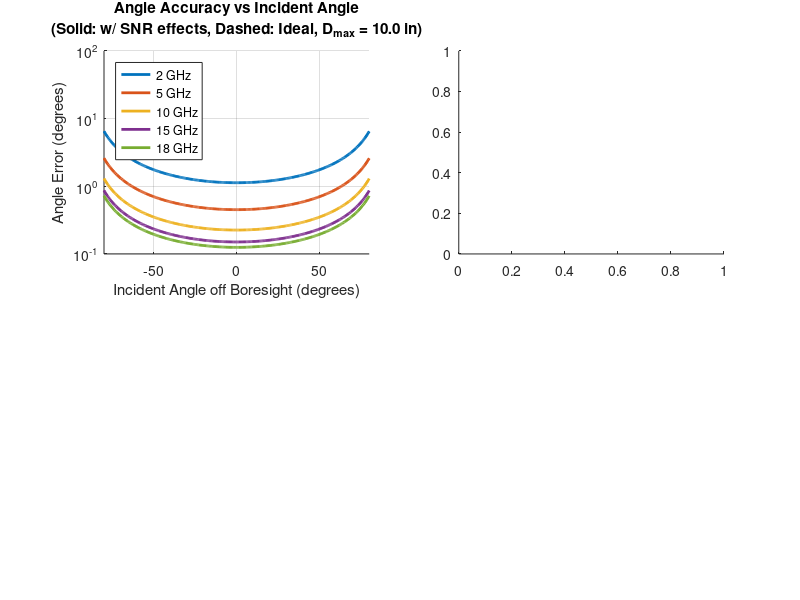

Recreate this plot in MATLAB. (Note: this script raises an error after producing the figure.)
% 1D RF Interferometer Analysis
% 4-element array for 2-18 GHz operation
% Analysis of angle accuracy and ambiguity regions

clear all; close all; clc;

%% System Parameters
n_elements = 4;
freq_range = [2e9, 18e9]; % Hz
c_light_in_per_ns = 11.8028; % Speed of light in inches/nanosecond
phase_error_deg = 12; % Phase error in degrees at high SNR (baseline system noise)

% Signal and Noise Parameters
signal_strength_dbm = -60; % Input signal strength (dBm)
noise_floor_dbm = -100; % System noise floor (dBm)

% Antenna Pattern CSV file
antenna_pattern_file = 'antenna_pattern.csv'; % Replace with your CSV filename
antenna_pattern_freq_ghz = 9; % Frequency at which pattern was measured (GHz)

% Define baseline spacing (distance between any two elements)
% Total aperture (longest baseline) = 10 inches for accuracy
% Non-uniform (Vernier) spacing to resolve ambiguities
% Shortest spacing based on lambda/2 at 18 GHz for unambiguous coverage

lambda_min = c_light_in_per_ns / (freq_range(2)/1e9); % inches at 18 GHz
d_short = lambda_min / 2; % Shortest spacing for ambiguity resolution

% Non-uniform element positions - optimized for 2-18 GHz
% Configuration: short baseline for ambiguity, long baseline for accuracy
element_positions = [0, d_short, 3.5, 10.0]; % inches

% Calculate all possible baselines between elements
baselines_adjacent = diff(element_positions); % Adjacent spacings
baselines_all = [];
for i = 1:n_elements
    for j = i+1:n_elements
        baselines_all = [baselines_all, element_positions(j) - element_positions(i)];
    end
end
baselines_all = unique(baselines_all); % All unique baselines

fprintf('Interferometer Configuration:\n');
fprintf('Number of elements: %d\n', n_elements);
fprintf('Total aperture (longest baseline): %.2f inches (%.1f mm)\n', max(baselines_all), max(baselines_all)*25.4);
fprintf('Shortest baseline: %.3f inches (%.2f mm)\n', min(baselines_all), min(baselines_all)*25.4);
fprintf('Element positions: [%.2f, %.2f, %.2f, %.2f] inches\n', element_positions);
fprintf('All unique baselines: '); fprintf('%.2f  ', baselines_all); fprintf('inches\n');
fprintf('Phase error at high SNR: %.1f degrees\n', phase_error_deg);
fprintf('Signal strength: %.1f dBm\n', signal_strength_dbm);
fprintf('Noise floor: %.1f dBm\n\n', noise_floor_dbm);

%% Load and Process Antenna Pattern
fprintf('Loading antenna pattern from: %s\n', antenna_pattern_file);
fprintf('Pattern measured at %.0f GHz, applied across 2-18 GHz band\n', antenna_pattern_freq_ghz);

% Check if file exists
if ~isfile(antenna_pattern_file)
    fprintf('Warning: Antenna pattern file not found. Using ideal isotropic pattern (0 dB gain).\n');
    % Create ideal isotropic pattern
    antenna_angles = 0:1:90;
    antenna_gain_db = zeros(size(antenna_angles));
else
    % Load CSV file
    antenna_data = readmatrix(antenna_pattern_file);
    
    % Extract columns: I_hat (angle) and R (gain in dB)
    all_angles = antenna_data(:, 1);
    all_gains = antenna_data(:, 2);
    
    % Extract 0:90 degrees
    idx_0_90 = (all_angles >= 0) & (all_angles <= 90);
    angles_0_90 = all_angles(idx_0_90);
    gains_0_90 = all_gains(idx_0_90);
    
    % Extract 270:360 degrees and convert to 90:0 (mirror)
    idx_270_360 = (all_angles >= 270) & (all_angles <= 360);
    angles_270_360 = 360 - all_angles(idx_270_360); % Convert to equivalent 90:0
    gains_270_360 = all_gains(idx_270_360);
    
    % Combine and sort
    antenna_angles = [angles_0_90; angles_270_360];
    antenna_gain_db = [gains_0_90; gains_270_360];
    [antenna_angles, sort_idx] = sort(antenna_angles);
    antenna_gain_db = antenna_gain_db(sort_idx);
    
    fprintf('Antenna pattern loaded: %d data points from 0 to %.1f degrees\n', ...
        length(antenna_angles), max(antenna_angles));
    fprintf('Gain at boresight: %.1f dB, at 45°: %.1f dB, at 70°: %.1f dB\n', ...
        interp1(antenna_angles, antenna_gain_db, 0, 'linear'), ...
        interp1(antenna_angles, antenna_gain_db, 45, 'linear'), ...
        interp1(antenna_angles, antenna_gain_db, 70, 'linear'));
end

% Create interpolation function for antenna gain
% Pattern assumed to be similar across frequency band
antenna_gain_interp = @(angle) interp1(antenna_angles, antenna_gain_db, ...
    abs(angle), 'linear', 'extrap');

%% Analysis Parameters
incident_angles = -80:0.5:80; % Degrees off boresight
test_frequencies = [2, 5, 10, 15, 18] * 1e9; % Test frequencies in Hz
n_freq = length(test_frequencies);

%% Compute Angle Accuracy with SNR-dependent Phase Error
angle_error_ideal = zeros(n_freq, length(incident_angles));
angle_error_realistic = zeros(n_freq, length(incident_angles));
snr_db = zeros(n_freq, length(incident_angles));
phase_error_realistic = zeros(n_freq, length(incident_angles));

for f_idx = 1:n_freq
    f = test_frequencies(f_idx);
    
    for ang_idx = 1:length(incident_angles)
        theta = incident_angles(ang_idx);
        
        % Use longest baseline (10 inches) for best accuracy
        D = max(baselines_all);
        
        % Get antenna gain at this angle
        gain_db = antenna_gain_interp(abs(theta));
        
        % Calculate SNR at this angle
        % SNR = Signal + Gain - Noise
        snr_db(f_idx, ang_idx) = signal_strength_dbm + gain_db - noise_floor_dbm;
        snr_linear = 10^(snr_db(f_idx, ang_idx)/10);
        
        % Phase error increases with decreasing SNR
        % At high SNR: phase_error = phase_error_deg
        % Phase error scales as 1/sqrt(SNR) for low SNR
        % Use a model: σ_phase = σ_baseline / sqrt(SNR_linear) for SNR < some threshold
        % For high SNR, phase error is constant at baseline value
        if snr_linear > 100 % High SNR threshold (20 dB)
            phase_error_at_angle = phase_error_deg;
        else
            % Phase error degrades as SNR drops
            phase_error_at_angle = phase_error_deg * sqrt(100 / max(snr_linear, 1));
        end
        phase_error_realistic(f_idx, ang_idx) = phase_error_at_angle;
        
        % Convert phase error from degrees to radians
        phase_error_rad_ideal = phase_error_deg * pi / 180;
        phase_error_rad_realistic = phase_error_at_angle * pi / 180;
        
        % Angle error formula: 11.8028 * phase_error / (2*pi*D*f*cos(incident_angle))
        % Result is in radians, convert to degrees
        
        % Ideal case (constant phase error)
        angle_error_rad = abs(c_light_in_per_ns * phase_error_rad_ideal / ...
            (2*pi * D * (f/1e9) * cosd(theta)));
        angle_error_ideal(f_idx, ang_idx) = angle_error_rad * 180 / pi;
        
        % Realistic case (SNR-dependent phase error)
        angle_error_rad = abs(c_light_in_per_ns * phase_error_rad_realistic / ...
            (2*pi * D * (f/1e9) * cosd(theta)));
        angle_error_realistic(f_idx, ang_idx) = angle_error_rad * 180 / pi;
    end
end

%% Compute Ambiguity Regions
% Unambiguous angle range for each baseline
ambiguity_angle = zeros(length(baselines_all), n_freq);

for f_idx = 1:n_freq
    f = test_frequencies(f_idx);
    lambda = c_light_in_per_ns / (f/1e9); % wavelength in inches
    
    for b_idx = 1:length(baselines_all)
        D = baselines_all(b_idx);
        % Unambiguous angle when phase difference = 2π
        % 2π*D*sin(θ)/λ = 2π → sin(θ) = λ/D
        if lambda/D <= 1
            ambiguity_angle(b_idx, f_idx) = asind(lambda/D);
        else
            ambiguity_angle(b_idx, f_idx) = 90; % No ambiguity
        end
    end
end

%% Plotting
figure('Position', [100, 100, 1400, 900]);

% Plot 1: Angle Accuracy vs Incident Angle (Ideal vs Realistic)
subplot(2,2,1);
hold on; grid on;
colors = lines(n_freq);
for f_idx = 1:n_freq
    % Plot ideal (dashed)
    plot(incident_angles, angle_error_ideal(f_idx, :), '--', 'LineWidth', 1.5, ...
        'Color', colors(f_idx,:), 'HandleVisibility', 'off');
    % Plot realistic (solid)
    plot(incident_angles, angle_error_realistic(f_idx, :), '-', 'LineWidth', 2, ...
        'Color', colors(f_idx,:), 'DisplayName', ...
        sprintf('%.0f GHz', test_frequencies(f_idx)/1e9));
end
xlabel('Incident Angle off Boresight (degrees)');
ylabel('Angle Error (degrees)');
title(sprintf('Angle Accuracy vs Incident Angle\n(Solid: w/ SNR effects, Dashed: Ideal, D_{max} = %.1f in)', ...
    max(baselines_all)));
legend('Location', 'northwest');
set(gca, 'YScale', 'log');
xlim([-80, 80]);
ylim([0.1, 100]);

% Plot 2: Antenna Gain and SNR vs Angle
subplot(2,2,2);
yyaxis left
plot(incident_angles, antenna_gain_interp(abs(incident_angles)), 'b-', 'LineWidth', 2);
ylabel('Antenna Gain (dB)');
ylim([-40, 10]);
grid on;

yyaxis right
hold on;
for f_idx = 1:n_freq
    plot(incident_angles, snr_db(f_idx, :), 'LineWidth', 1.5, ...
        'DisplayName', sprintf('%.0f GHz', test_frequencies(f_idx)/1e9));
end
ylabel('SNR (dB)');
xlabel('Incident Angle off Boresight (degrees)');
title(sprintf('Antenna Gain (%.0f GHz pattern) and SNR', antenna_pattern_freq_ghz));
legend('Location', 'southwest');
xlim([-80, 80]);

% Plot 3: Ambiguity Analysis (Shortest Baseline Only)
subplot(2,2,3);
shortest_baseline_idx = 1; % First baseline is shortest
plot(test_frequencies/1e9, ambiguity_angle(shortest_baseline_idx, :), 'o-', ...
    'LineWidth', 2, 'MarkerSize', 10, 'Color', [0.2, 0.6, 0.2], ...
    'MarkerFaceColor', [0.2, 0.6, 0.2]);
hold on;
yline(90, 'r--', 'Full Coverage', 'LineWidth', 1.5);
grid on;
xlabel('Frequency (GHz)');
ylabel('Unambiguous Half-Angle (degrees)');
title(sprintf('Ambiguity-Free Region (Shortest Baseline: %.2f in)', baselines_all(shortest_baseline_idx)));
ylim([0, 95]);
text(mean(test_frequencies/1e9), ambiguity_angle(shortest_baseline_idx, 3) + 5, ...
    'Shortest baseline resolves ambiguity', 'HorizontalAlignment', 'center');

% Plot 4: Array Geometry
subplot(2,2,4);
plot(element_positions, zeros(size(element_positions)), 'ro', ...
    'MarkerSize', 15, 'MarkerFaceColor', 'r', 'LineWidth', 2);
hold on;
for i = 1:length(element_positions)-1
    plot([element_positions(i), element_positions(i+1)], [0, 0], 'b--', 'LineWidth', 1.5);
    text(mean([element_positions(i), element_positions(i+1)]), -0.15, ...
        sprintf('%.2f"', baselines_adjacent(i)), 'HorizontalAlignment', 'center');
end
% Show total aperture
plot([element_positions(1), element_positions(end)], [0.3, 0.3], 'g-', 'LineWidth', 2);
text(mean([element_positions(1), element_positions(end)]), 0.35, ...
    sprintf('Total: %.1f"', max(baselines_all)), 'HorizontalAlignment', 'center', 'Color', 'g');
xlabel('Position (inches)');
title('Interferometer Array Geometry');
ylim([-0.5, 0.6]);
xlim([-0.5, max(element_positions)+0.5]);
grid on;
set(gca, 'YTick', []);

%% Summary Report
fprintf('\n========== PERFORMANCE SUMMARY ==========\n\n');

fprintf('Angle Accuracy at Boresight (0°):\n');
boresight_idx = find(incident_angles == 0);
for f_idx = 1:n_freq
    fprintf('  %.0f GHz: %.4f° (ideal) / %.4f° (realistic)\n', ...
        test_frequencies(f_idx)/1e9, ...
        angle_error_ideal(f_idx, boresight_idx), ...
        angle_error_realistic(f_idx, boresight_idx));
end

fprintf('\nSNR at Boresight:\n');
for f_idx = 1:n_freq
    fprintf('  %.0f GHz: %.1f dB\n', ...
        test_frequencies(f_idx)/1e9, snr_db(f_idx, boresight_idx));
end

fprintf('\nAmbiguity-Free Angular Range (Shortest Baseline: %.2f in):\n', baselines_all(1));
for f_idx = 1:n_freq
    fprintf('  %.0f GHz: ±%.1f degrees\n', ...
        test_frequencies(f_idx)/1e9, ambiguity_angle(1, f_idx));
end

fprintf('\nAngle Error at ±45° Incident Angle:\n');
idx_45 = find(abs(incident_angles - 45) < 0.6, 1);
if ~isempty(idx_45)
    for f_idx = 1:n_freq
        fprintf('  %.0f GHz: %.4f° (ideal) / %.4f° (realistic), SNR: %.1f dB\n', ...
            test_frequencies(f_idx)/1e9, ...
            angle_error_ideal(f_idx, idx_45), ...
            angle_error_realistic(f_idx, idx_45), ...
            snr_db(f_idx, idx_45));
    end
end

fprintf('\nAngle Error at ±70° Incident Angle:\n');
idx_70 = find(abs(incident_angles - 70) < 0.6, 1);
if ~isempty(idx_70)
    for f_idx = 1:n_freq
        fprintf('  %.0f GHz: %.4f° (ideal) / %.4f° (realistic), SNR: %.1f dB\n', ...
            test_frequencies(f_idx)/1e9, ...
            angle_error_ideal(f_idx, idx_70), ...
            angle_error_realistic(f_idx, idx_70), ...
            snr_db(f_idx, idx_70));
    end
end

fprintf('\n========================================\n');

%% Additional Analysis: Phase Error and System Performance
figure('Position', [150, 150, 1400, 900]);

% Plot 1: Phase Error vs Angle (showing SNR degradation effect)
subplot(2,2,1);
hold on; grid on;
colors = lines(n_freq);
for f_idx = 1:n_freq
    plot(incident_angles, phase_error_realistic(f_idx, :), 'LineWidth', 2, ...
        'Color', colors(f_idx,:), 'DisplayName', ...
        sprintf('%.0f GHz', test_frequencies(f_idx)/1e9));
end
yline(phase_error_deg, 'k--', 'Baseline Phase Error', 'LineWidth', 1.5, ...
    'LabelHorizontalAlignment', 'left');
xlabel('Incident Angle (degrees)');
ylabel('Phase Measurement Error (degrees)');
title('Phase Error vs Angle (SNR-dependent)');
legend('Location', 'northwest');
xlim([-80, 80]);
set(gca, 'YScale', 'log');
ylim([phase_error_deg*0.5, 100]);

% Plot 2: Comparison of Ideal vs Realistic at one frequency
subplot(2,2,2);
f_compare = 3; % Use 10 GHz for comparison
semilogy(incident_angles, angle_error_ideal(f_compare, :), 'b--', ...
    'LineWidth', 2, 'DisplayName', 'Ideal (const phase error)');
hold on;
semilogy(incident_angles, angle_error_realistic(f_compare, :), 'r-', ...
    'LineWidth', 2, 'DisplayName', 'Realistic (w/ SNR)');
grid on;
xlabel('Incident Angle (degrees)');
ylabel('Angle Error (degrees)');
title(sprintf('Ideal vs Realistic Performance at %.0f GHz', test_frequencies(f_compare)/1e9));
legend('Location', 'northwest');
xlim([-80, 80]);

% Plot 3: Usable Field of View (FOV) based on error threshold
subplot(2,2,3);
error_thresholds = [1, 2, 5, 10]; % degrees
fov_limits = zeros(length(error_thresholds), n_freq);
hold on;
colors_thresh = lines(length(error_thresholds));

for thresh_idx = 1:length(error_thresholds)
    thresh = error_thresholds(thresh_idx);
    for f_idx = 1:n_freq
        % Find maximum angle where error is below threshold
        valid_angles = incident_angles(angle_error_realistic(f_idx, :) <= thresh);
        if ~isempty(valid_angles)
            fov_limits(thresh_idx, f_idx) = max(valid_angles);
        else
            fov_limits(thresh_idx, f_idx) = 0;
        end
    end
    plot(test_frequencies/1e9, fov_limits(thresh_idx, :), 'o-', ...
        'LineWidth', 2, 'MarkerSize', 8, 'Color', colors_thresh(thresh_idx,:), ...
        'DisplayName', sprintf('±%.0f° error limit', thresh));
end
grid on;
xlabel('Frequency (GHz)');
ylabel('Usable Half-FOV (degrees)');
title('Usable Field of View vs Frequency');
legend('Location', 'best');
ylim([0, 90]);

% Plot 4: SNR contour plot
subplot(2,2,4);
[X, Y] = meshgrid(test_frequencies/1e9, incident_angles);
contourf(X, Y, snr_db', 20, 'LineStyle', 'none');
colorbar;
xlabel('Frequency (GHz)');
ylabel('Incident Angle (degrees)');
title('SNR (dB) across Frequency and Angle');
hold on;
% Mark 10 dB SNR contour (useful threshold)
contour(X, Y, snr_db', [10, 10], 'r-', 'LineWidth', 2);
text(mean(test_frequencies/1e9), 60, '10 dB SNR', 'Color', 'r', ...
    'FontWeight', 'bold', 'BackgroundColor', 'white');

sgtitle('SNR and Performance Analysis with Antenna Pattern');
